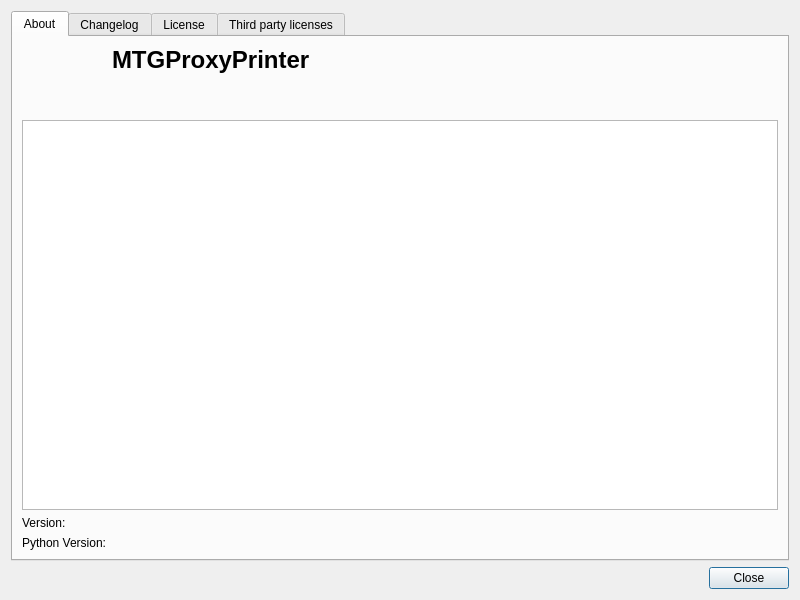
<?xml version="1.0" encoding="UTF-8"?>
<ui version="4.0">
 <class>Dialog</class>
 <widget class="QDialog" name="Dialog">
  <property name="geometry">
   <rect>
    <x>0</x>
    <y>0</y>
    <width>800</width>
    <height>600</height>
   </rect>
  </property>
  <property name="windowTitle">
   <string>About MTGProxyPrinter</string>
  </property>
  <property name="modal">
   <bool>true</bool>
  </property>
  <layout class="QVBoxLayout" name="verticalLayout">
   <item>
    <widget class="QTabWidget" name="tab_widget">
     <property name="currentIndex">
      <number>0</number>
     </property>
     <widget class="QWidget" name="tab_about">
      <attribute name="title">
       <string>About</string>
      </attribute>
      <layout class="QGridLayout" name="tab_about_layout">
       <item row="3" column="1" colspan="2">
        <widget class="QLabel" name="python_version_label">
         <property name="textInteractionFlags">
          <set>Qt::TextSelectableByMouse</set>
         </property>
        </widget>
       </item>
       <item row="0" column="1">
        <widget class="QLabel" name="mtg_proxy_printer_name">
         <property name="text">
          <string>&lt;html&gt;&lt;head/&gt;&lt;body&gt;&lt;p&gt;&lt;span style=&quot; font-size:xx-large; font-weight:600;&quot;&gt;MTGProxyPrinter&lt;/span&gt;&lt;/p&gt;&lt;p&gt;&lt;br/&gt;&lt;/p&gt;&lt;/body&gt;&lt;/html&gt;</string>
         </property>
         <property name="textInteractionFlags">
          <set>Qt::NoTextInteraction</set>
         </property>
        </widget>
       </item>
       <item row="0" column="0">
        <widget class="QLabel" name="mtg_proxy_printer_icon">
         <property name="text">
          <string/>
         </property>
        </widget>
       </item>
       <item row="2" column="0">
        <widget class="QLabel" name="mtg_proxy_printer_version_header_label">
         <property name="text">
          <string>Version:</string>
         </property>
         <property name="textInteractionFlags">
          <set>Qt::NoTextInteraction</set>
         </property>
        </widget>
       </item>
       <item row="0" column="2">
        <spacer name="horizontalSpacer">
         <property name="orientation">
          <enum>Qt::Horizontal</enum>
         </property>
         <property name="sizeHint" stdset="0">
          <size>
           <width>40</width>
           <height>20</height>
          </size>
         </property>
        </spacer>
       </item>
       <item row="3" column="0">
        <widget class="QLabel" name="python_version_header_label">
         <property name="text">
          <string>Python Version:</string>
         </property>
        </widget>
       </item>
       <item row="1" column="0" colspan="3">
        <widget class="QTextBrowser" name="about_text">
         <property name="sizePolicy">
          <sizepolicy hsizetype="Expanding" vsizetype="Expanding">
           <horstretch>0</horstretch>
           <verstretch>0</verstretch>
          </sizepolicy>
         </property>
         <property name="markdown">
          <string>{application_name} allows printing 
[Magic: The Gathering](https://magic.wizards.com/) cards for play-testing
purposes.

{application_name} is unofficial Fan Content permitted under the 
[Fan Content Policy](https://company.wizards.com/fancontentpolicy). Not
approved/endorsed by Wizards. Portions of the materials used are property of
Wizards of the Coast. ©[Wizards of the Coast LLC](https://company.wizards.com/).

Under the Fan Content Policy, you may neither sell the data downloaded using
this program, including the card database content and downloaded card images,
nor any documents created, both in digital and physical form.

Project Website: 
[{application_name} home page]({application_home_page})

</string>
         </property>
         <property name="openExternalLinks">
          <bool>true</bool>
         </property>
        </widget>
       </item>
       <item row="2" column="1" colspan="2">
        <widget class="QLabel" name="mtg_proxy_printer_version_label">
         <property name="text">
          <string/>
         </property>
         <property name="textFormat">
          <enum>Qt::PlainText</enum>
         </property>
         <property name="alignment">
          <set>Qt::AlignLeading|Qt::AlignLeft|Qt::AlignVCenter</set>
         </property>
         <property name="textInteractionFlags">
          <set>Qt::TextSelectableByMouse</set>
         </property>
        </widget>
       </item>
      </layout>
     </widget>
     <widget class="QTextBrowser" name="changelog_text_browser">
      <property name="inputMethodHints">
       <set>Qt::ImhNone</set>
      </property>
      <property name="documentTitle">
       <string>Changelog</string>
      </property>
      <property name="textInteractionFlags">
       <set>Qt::LinksAccessibleByKeyboard|Qt::LinksAccessibleByMouse|Qt::TextBrowserInteraction|Qt::TextSelectableByKeyboard|Qt::TextSelectableByMouse</set>
      </property>
      <property name="openExternalLinks">
       <bool>true</bool>
      </property>
      <attribute name="title">
       <string>Changelog</string>
      </attribute>
     </widget>
     <widget class="QTextBrowser" name="license_text_browser">
      <property name="inputMethodHints">
       <set>Qt::ImhNone</set>
      </property>
      <property name="textInteractionFlags">
       <set>Qt::LinksAccessibleByKeyboard|Qt::LinksAccessibleByMouse|Qt::TextBrowserInteraction|Qt::TextSelectableByKeyboard|Qt::TextSelectableByMouse</set>
      </property>
      <property name="openExternalLinks">
       <bool>true</bool>
      </property>
      <attribute name="title">
       <string>License</string>
      </attribute>
     </widget>
     <widget class="QTextBrowser" name="third_party_license_text_browser">
      <property name="textInteractionFlags">
       <set>Qt::LinksAccessibleByKeyboard|Qt::LinksAccessibleByMouse|Qt::TextBrowserInteraction|Qt::TextSelectableByKeyboard|Qt::TextSelectableByMouse</set>
      </property>
      <property name="openExternalLinks">
       <bool>true</bool>
      </property>
      <attribute name="title">
       <string>Third party licenses</string>
      </attribute>
     </widget>
    </widget>
   </item>
   <item>
    <widget class="QDialogButtonBox" name="buttonBox">
     <property name="orientation">
      <enum>Qt::Horizontal</enum>
     </property>
     <property name="standardButtons">
      <set>QDialogButtonBox::Close</set>
     </property>
    </widget>
   </item>
  </layout>
 </widget>
 <resources/>
 <connections>
  <connection>
   <sender>buttonBox</sender>
   <signal>accepted()</signal>
   <receiver>Dialog</receiver>
   <slot>accept()</slot>
   <hints>
    <hint type="sourcelabel">
     <x>248</x>
     <y>254</y>
    </hint>
    <hint type="destinationlabel">
     <x>157</x>
     <y>274</y>
    </hint>
   </hints>
  </connection>
  <connection>
   <sender>buttonBox</sender>
   <signal>rejected()</signal>
   <receiver>Dialog</receiver>
   <slot>reject()</slot>
   <hints>
    <hint type="sourcelabel">
     <x>316</x>
     <y>260</y>
    </hint>
    <hint type="destinationlabel">
     <x>286</x>
     <y>274</y>
    </hint>
   </hints>
  </connection>
 </connections>
</ui>
